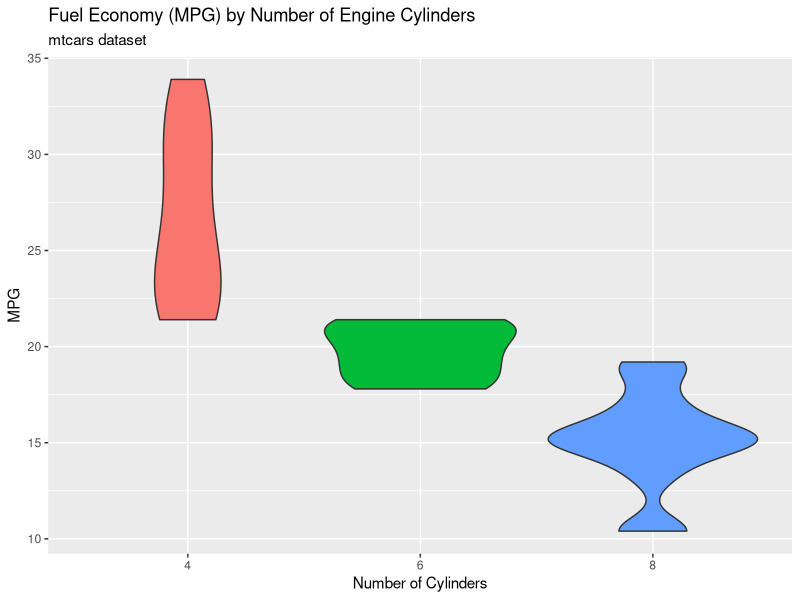

Reproduce this figure in R.
library(tidyverse)

mtcars %>%
  mutate(cyl = factor(cyl)) %>%
  ggplot(aes(x = cyl, y = mpg)) +
  geom_violin(aes(fill = cyl)) +
  stat_summary(fun.data = "mean_cl_boot") +
  labs(x = "Number of Cylinders", 
       y = "MPG",
       title = "Fuel Economy (MPG) by Number of Engine Cylinders",
       subtitle = "mtcars dataset") +
  guides(fill = FALSE)
   